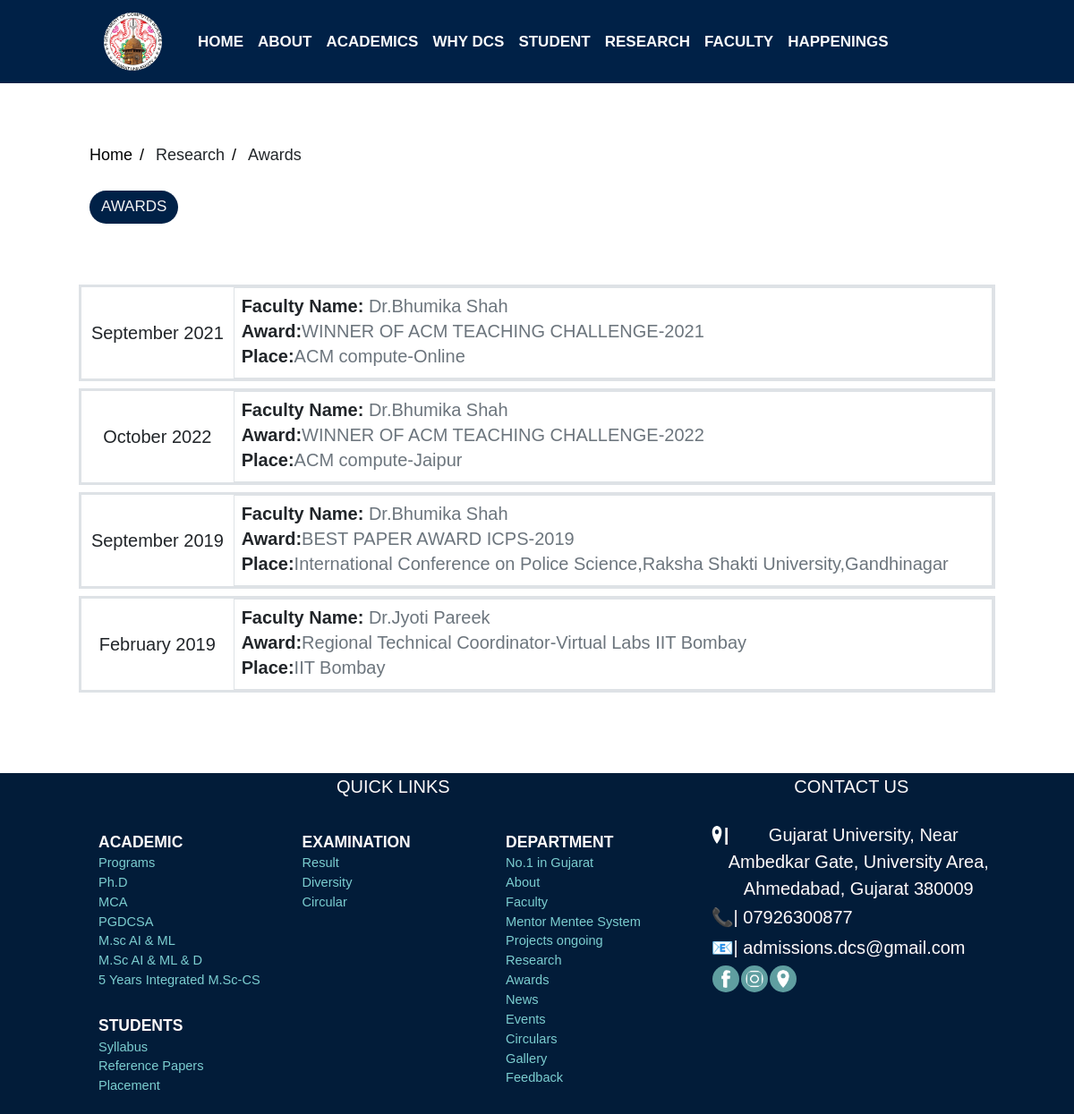
/Department/award.php, run on the app's committed database.
### tables this page shows
CREATE TABLE `achievement` (
  `award_id` int(11) NOT NULL,
  `award_winner` varchar(255) NOT NULL,
  `award_name` varchar(255) DEFAULT NULL,
  `award_place` varchar(255) DEFAULT NULL,
  `award_time` date DEFAULT NULL
);

### Department/award.php (the view, shortened to what this page needs)
<!doctype html>
<html lang="en">
<head>
    <?php include "links/include/link.php" ?>
</head>
<body>
    <?php include "links/include/header.php" ?>
    <div style="padding-right:7%;padding-left:7%;">
        <br>
        <ul class="breadcrumb" style="padding-top:130px">
            <li><a href="home.php">Home</a></li>
            <li>Research</li>
            <li>Awards</li>
        </ul>
        <div class="container">
            <div class="pill">Awards</div>
            <br>
            <br>
            <?php
            include "links/include/db.php";
            $sql = "SELECT * FROM achievement";
            $result = mysqli_query($conn, $sql);
            if (mysqli_num_rows($result) > 0) {
                while ($row = mysqli_fetch_assoc($result)) {
                    $awardDate = date('F Y', strtotime($row['award_time']));
                    $facultyName = $row['award_winner'];
                    $awardName = $row['award_name'];
                    $awardPlace = $row['award_place'];
                    ?>
                    <div class="mt-2 border border-3 row">
                        <div class="p-2 m-auto title-box col-12 col-md-2">
                            <div class="flex-row d-flex flex-md-column justify-content-around align-items-center">
                                <p><?php echo $awardDate; ?></p>
                            </div>
                        </div>
                        <div class="p-2 border title-box col-12 col-md-10 border-1">
                            <h3 class="pb-1 fs-5 fw-bolder">Faculty Name: <span class="text-secondary fw-normal"><?php echo $facultyName; ?></span></h3>
                            <h3 class="pb-1 fs-5 fw-bolder">Award:<span class="text-secondary fw-normal"><?php echo $awardName; ?></span></h3>
                            <h3 class="pb-1 fs-5 fw-bolder">Place:<span class="text-secondary fw-normal"><?php echo $awardPlace; ?></span></h3>
                        </div>
                    </div>
                    <?php
                }
            } else {
                echo "No awards found.";
            }
            ?>
        </div>
    </div>
    <br><br><br>
    <?php include "links/include/footer.php" ?>
</body>
</html>

### Department/links/css/main.css (style rules this page uses)
.navbar a:after, a:before { transition: all .5s; }

### Department/links/css/global.css (style rules this page uses)
.pill { border: 2px; background-color: #002147; padding-right: 13px; padding-left: 13px; padding-top: 5px; padding-bottom: 6px; color: whitesmoke; max-width: fit-content; border-radius: 50px 50px; text-transform: uppercase; font-size: 17px; }
ul.breadcrumb { padding: 10px 16px; list-style: none; }
ul.breadcrumb li { display: inline; font-size: 18px; }
ul.breadcrumb li+li:before { padding: 8px; color: black; content: "/\00a0"; }
ul.breadcrumb li a { color: #000000; text-decoration: none; }
body { font-family: Arial, Helvetica, sans-serif; font-size: 20px; }

### Department/links/include/footer.php (style rules this page uses)
a { color:#7cced0; text-decoration:none; }

### data on the page
achievement: award_time "September 2021", award_winner "Dr.Bhumika Shah", award_name "WINNER OF ACM TEACHING CHALLENGE-2021", award_place "ACM compute-Online"
achievement: award_time "October 2022", award_winner "Dr.Bhumika Shah", award_name "WINNER OF ACM TEACHING CHALLENGE-2022", award_place "ACM compute-Jaipur"
achievement: award_time "September 2019", award_winner "Dr.Bhumika Shah", award_name "BEST PAPER AWARD ICPS-2019", award_place "International Conference on Police Science,Raksha Shakti University,Gandhinagar"
achievement: award_time "February 2019", award_winner "Dr.Jyoti Pareek", award_name "Regional Technical Coordinator-Virtual Labs IIT Bombay", award_place "IIT Bombay"
